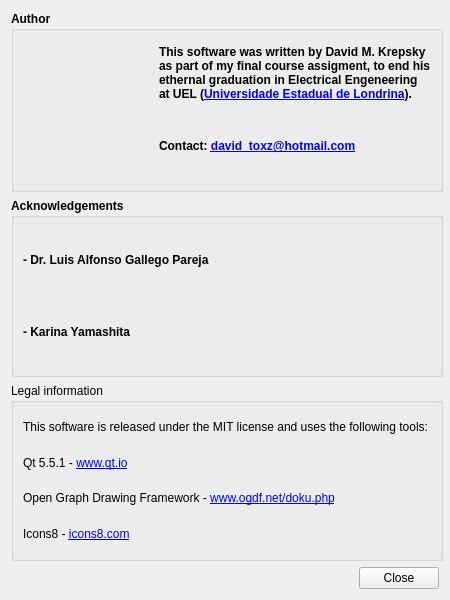
<?xml version="1.0" encoding="UTF-8"?>
<ui version="4.0">
 <class>about</class>
 <widget class="QDialog" name="about">
  <property name="windowModality">
   <enum>Qt::ApplicationModal</enum>
  </property>
  <property name="geometry">
   <rect>
    <x>0</x>
    <y>0</y>
    <width>450</width>
    <height>600</height>
   </rect>
  </property>
  <property name="sizePolicy">
   <sizepolicy hsizetype="Fixed" vsizetype="Fixed">
    <horstretch>0</horstretch>
    <verstretch>0</verstretch>
   </sizepolicy>
  </property>
  <property name="minimumSize">
   <size>
    <width>450</width>
    <height>600</height>
   </size>
  </property>
  <property name="maximumSize">
   <size>
    <width>450</width>
    <height>600</height>
   </size>
  </property>
  <property name="windowTitle">
   <string>About</string>
  </property>
  <property name="windowIcon">
   <iconset resource="../img/img.qrc">
    <normaloff>:/about.png</normaloff>:/about.png</iconset>
  </property>
  <property name="sizeGripEnabled">
   <bool>false</bool>
  </property>
  <property name="modal">
   <bool>true</bool>
  </property>
  <layout class="QVBoxLayout" name="verticalLayout_3">
   <item>
    <widget class="QGroupBox" name="gbAuthor">
     <property name="sizePolicy">
      <sizepolicy hsizetype="Fixed" vsizetype="Minimum">
       <horstretch>0</horstretch>
       <verstretch>0</verstretch>
      </sizepolicy>
     </property>
     <property name="minimumSize">
      <size>
       <width>432</width>
       <height>0</height>
      </size>
     </property>
     <property name="maximumSize">
      <size>
       <width>432</width>
       <height>16777215</height>
      </size>
     </property>
     <property name="font">
      <font>
       <weight>75</weight>
       <bold>true</bold>
      </font>
     </property>
     <property name="styleSheet">
      <string notr="true"/>
     </property>
     <property name="title">
      <string>Author</string>
     </property>
     <property name="flat">
      <bool>false</bool>
     </property>
     <layout class="QHBoxLayout" name="horizontalLayout_2">
      <item>
       <widget class="QLabel" name="label_9">
        <property name="minimumSize">
         <size>
          <width>130</width>
          <height>140</height>
         </size>
        </property>
        <property name="maximumSize">
         <size>
          <width>130</width>
          <height>140</height>
         </size>
        </property>
        <property name="text">
         <string/>
        </property>
        <property name="textFormat">
         <enum>Qt::RichText</enum>
        </property>
        <property name="pixmap">
         <pixmap resource="../img/img.qrc">:/me.jpg</pixmap>
        </property>
        <property name="scaledContents">
         <bool>true</bool>
        </property>
       </widget>
      </item>
      <item>
       <layout class="QVBoxLayout" name="verticalLayout_2">
        <item>
         <widget class="QLabel" name="label">
          <property name="autoFillBackground">
           <bool>false</bool>
          </property>
          <property name="text">
           <string>&lt;html&gt;&lt;head/&gt;&lt;body&gt;&lt;p&gt;This software was written by David M. Krepsky as part of my final course assigment, to end his ethernal graduation in Electrical Engeneering at UEL (&lt;a href=&quot;www.uel.br&quot;&gt;&lt;span style=&quot; text-decoration: underline; color:#0000ff;&quot;&gt;Universidade Estadual de Londrina&lt;/span&gt;&lt;/a&gt;).&lt;/p&gt;&lt;/body&gt;&lt;/html&gt;</string>
          </property>
          <property name="textFormat">
           <enum>Qt::RichText</enum>
          </property>
          <property name="wordWrap">
           <bool>true</bool>
          </property>
         </widget>
        </item>
        <item>
         <widget class="QLabel" name="label_8">
          <property name="text">
           <string>&lt;html&gt;&lt;head/&gt;&lt;body&gt;&lt;p&gt;Contact: &lt;a href=&quot;david_toxz@hotmail.com&quot;&gt;&lt;span style=&quot; text-decoration: underline; color:#0000ff;&quot;&gt;david_toxz@hotmail.com&lt;/span&gt;&lt;/a&gt;&lt;/p&gt;&lt;/body&gt;&lt;/html&gt;</string>
          </property>
          <property name="textFormat">
           <enum>Qt::RichText</enum>
          </property>
         </widget>
        </item>
       </layout>
      </item>
     </layout>
    </widget>
   </item>
   <item>
    <widget class="QGroupBox" name="gbAk">
     <property name="sizePolicy">
      <sizepolicy hsizetype="Fixed" vsizetype="Minimum">
       <horstretch>0</horstretch>
       <verstretch>0</verstretch>
      </sizepolicy>
     </property>
     <property name="minimumSize">
      <size>
       <width>432</width>
       <height>0</height>
      </size>
     </property>
     <property name="maximumSize">
      <size>
       <width>432</width>
       <height>16777215</height>
      </size>
     </property>
     <property name="font">
      <font>
       <weight>75</weight>
       <bold>true</bold>
      </font>
     </property>
     <property name="styleSheet">
      <string notr="true"/>
     </property>
     <property name="title">
      <string>Acknowledgements</string>
     </property>
     <layout class="QVBoxLayout" name="verticalLayout">
      <item>
       <widget class="QLabel" name="label_2">
        <property name="text">
         <string>- Dr. Luis Alfonso Gallego Pareja</string>
        </property>
        <property name="scaledContents">
         <bool>false</bool>
        </property>
       </widget>
      </item>
      <item>
       <widget class="QLabel" name="label_7">
        <property name="text">
         <string>- Karina Yamashita</string>
        </property>
       </widget>
      </item>
     </layout>
    </widget>
   </item>
   <item>
    <widget class="QGroupBox" name="groupBox_5">
     <property name="sizePolicy">
      <sizepolicy hsizetype="Fixed" vsizetype="Preferred">
       <horstretch>0</horstretch>
       <verstretch>0</verstretch>
      </sizepolicy>
     </property>
     <property name="minimumSize">
      <size>
       <width>432</width>
       <height>0</height>
      </size>
     </property>
     <property name="maximumSize">
      <size>
       <width>432</width>
       <height>16777215</height>
      </size>
     </property>
     <property name="styleSheet">
      <string notr="true"/>
     </property>
     <property name="title">
      <string>Legal information</string>
     </property>
     <layout class="QGridLayout" name="gridLayout">
      <item row="1" column="0">
       <widget class="QLabel" name="label_4">
        <property name="text">
         <string>&lt;html&gt;&lt;head/&gt;&lt;body&gt;&lt;p&gt;Qt 5.5.1 - &lt;a href=&quot;www.qt.io&quot;&gt;&lt;span style=&quot; text-decoration: underline; color:#0000ff;&quot;&gt;www.qt.io&lt;/span&gt;&lt;/a&gt;&lt;/p&gt;&lt;/body&gt;&lt;/html&gt;</string>
        </property>
        <property name="textFormat">
         <enum>Qt::AutoText</enum>
        </property>
       </widget>
      </item>
      <item row="0" column="0">
       <widget class="QLabel" name="label_3">
        <property name="text">
         <string>&lt;html&gt;&lt;head/&gt;&lt;body&gt;&lt;p&gt;This software is released under the MIT license and uses the following tools:&lt;/p&gt;&lt;/body&gt;&lt;/html&gt;</string>
        </property>
        <property name="scaledContents">
         <bool>false</bool>
        </property>
        <property name="wordWrap">
         <bool>true</bool>
        </property>
       </widget>
      </item>
      <item row="3" column="0">
       <widget class="QLabel" name="label_6">
        <property name="text">
         <string>&lt;html&gt;&lt;head/&gt;&lt;body&gt;&lt;p&gt;Icons8 - &lt;a href=&quot;icons8.com&quot;&gt;&lt;span style=&quot; text-decoration: underline; color:#0000ff;&quot;&gt;icons8.com&lt;/span&gt;&lt;/a&gt;&lt;/p&gt;&lt;/body&gt;&lt;/html&gt;</string>
        </property>
        <property name="textFormat">
         <enum>Qt::RichText</enum>
        </property>
       </widget>
      </item>
      <item row="2" column="0">
       <widget class="QLabel" name="label_5">
        <property name="text">
         <string>&lt;html&gt;&lt;head/&gt;&lt;body&gt;&lt;p&gt;Open Graph Drawing Framework - &lt;a href=&quot;www.ogdf.net/doku.php&quot;&gt;&lt;span style=&quot; text-decoration: underline; color:#0000ff;&quot;&gt;www.ogdf.net/doku.php&lt;/span&gt;&lt;/a&gt;&lt;/p&gt;&lt;/body&gt;&lt;/html&gt;</string>
        </property>
        <property name="textFormat">
         <enum>Qt::RichText</enum>
        </property>
       </widget>
      </item>
     </layout>
    </widget>
   </item>
   <item>
    <layout class="QHBoxLayout" name="horizontalLayout">
     <item>
      <spacer name="horizontalSpacer">
       <property name="orientation">
        <enum>Qt::Horizontal</enum>
       </property>
       <property name="sizeHint" stdset="0">
        <size>
         <width>40</width>
         <height>20</height>
        </size>
       </property>
      </spacer>
     </item>
     <item>
      <widget class="QPushButton" name="ok">
       <property name="styleSheet">
        <string notr="true"/>
       </property>
       <property name="text">
        <string>Close</string>
       </property>
       <property name="autoDefault">
        <bool>false</bool>
       </property>
      </widget>
     </item>
    </layout>
   </item>
  </layout>
 </widget>
 <resources>
  <include location="../img/img.qrc"/>
 </resources>
 <connections/>
 <designerdata>
  <property name="gridDeltaX">
   <number>10</number>
  </property>
  <property name="gridDeltaY">
   <number>10</number>
  </property>
  <property name="gridSnapX">
   <bool>true</bool>
  </property>
  <property name="gridSnapY">
   <bool>true</bool>
  </property>
  <property name="gridVisible">
   <bool>true</bool>
  </property>
 </designerdata>
</ui>
